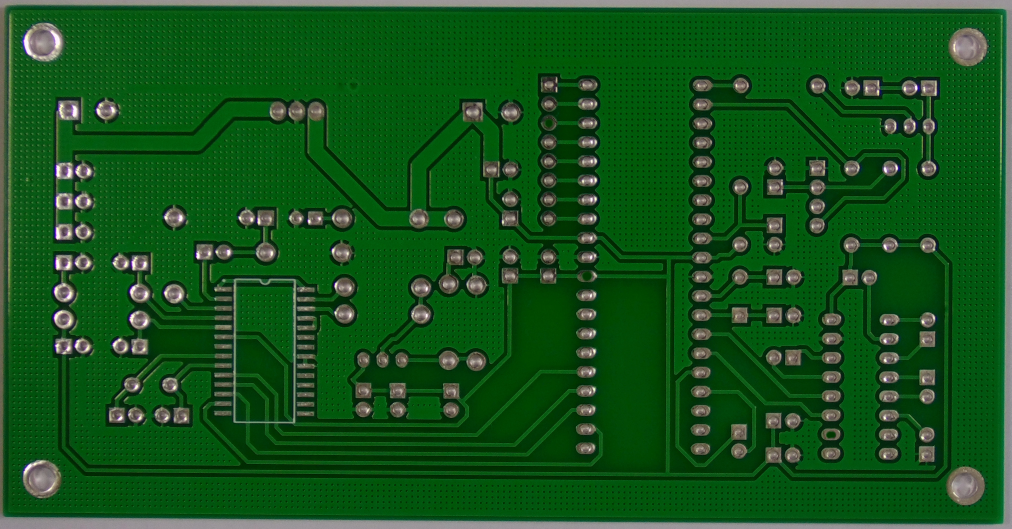
#> input picture infosys_milestone1/template/0000.jpg, 3034 x 1586 px (shown at 1/3 size); its folder holds only this picture in this run
$ python roi_subtraction.py
#> lines starting #> are read from the running program, lines starting #| are printed output that depends on the picture; after the words box and inside, x2 and y2 are one past the last pixel; in counts of white or black regions, pixels touching at a corner belong together
#> further down, template is the input picture: shape (1586, 3034, 3); mean B, G, R 27.3, 83.6, 20.8
import cv2
import numpy as np
import os

TEMPLATE_DIR = "template"
TEST_DIR = "test"
OUTPUT_DIR = "output"

os.makedirs(OUTPUT_DIR, exist_ok=True)

# ----------------------------------
# 1. ALIGN IMAGES (important)
# ----------------------------------
def align_images(template, test):
    gray1 = cv2.cvtColor(template, cv2.COLOR_BGR2GRAY)
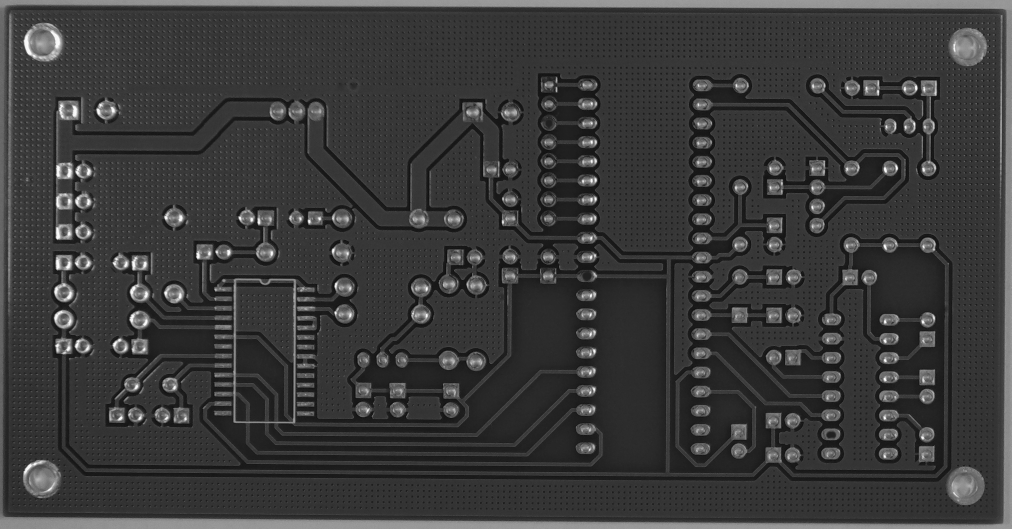
#> gray1: shape (1586, 3034) (shown at 1/3 size); min 5, max 255, mean 58.4
    gray2 = cv2.cvtColor(test, cv2.COLOR_BGR2GRAY)

    orb = cv2.ORB_create(4000)
    kp1, des1 = orb.detectAndCompute(gray1, None)
#> kp1 = 4000 keypoints; strongest (x, y, size): (592, 771, 77.1), (593, 773, 64.3), (170, 713, 64.3), (172, 713, 111.1)
    kp2, des2 = orb.detectAndCompute(gray2, None)
#> kp2 has the same summary as kp1

    matcher = cv2.BFMatcher(cv2.NORM_HAMMING, crossCheck=True)
    matches = matcher.match(des1, des2)
#> matches = 4000 matches
    matches = sorted(matches, key=lambda x: x.distance)[:200]
#> matches = 200 matches

    pts1 = np.float32([kp1[m.queryIdx].pt for m in matches]).reshape(-1,1,2)
#> pts1 = 200 rows, first 8: [2344, 570], [2770, 1203], [373, 1152], [2535, 836], [1669, 247], [169, 496], [2652, 504], [339, 1030]
    pts2 = np.float32([kp2[m.trainIdx].pt for m in matches]).reshape(-1,1,2)
#> pts2 has the same summary as pts1

    H, _ = cv2.findHomography(pts2, pts1, cv2.RANSAC, 5.0)
#> H = [[1, 1.14e-15, -1.68e-12], [-5.38e-17, 1, -1.52e-13], [-1.02e-19, 3.47e-19, 1]]
    aligned = cv2.warpPerspective(test, H, (template.shape[1], template.shape[0]))

    return aligned

# ----------------------------------
# 2. FIND PCB ROI (Contour Based)
# ----------------------------------
def extract_pcb_roi(image):
    gray = cv2.cvtColor(image, cv2.COLOR_BGR2GRAY)
    blur = cv2.GaussianBlur(gray, (5,5), 0)

    _, thresh = cv2.threshold(blur, 0, 255,
                              cv2.THRESH_BINARY + cv2.THRESH_OTSU)
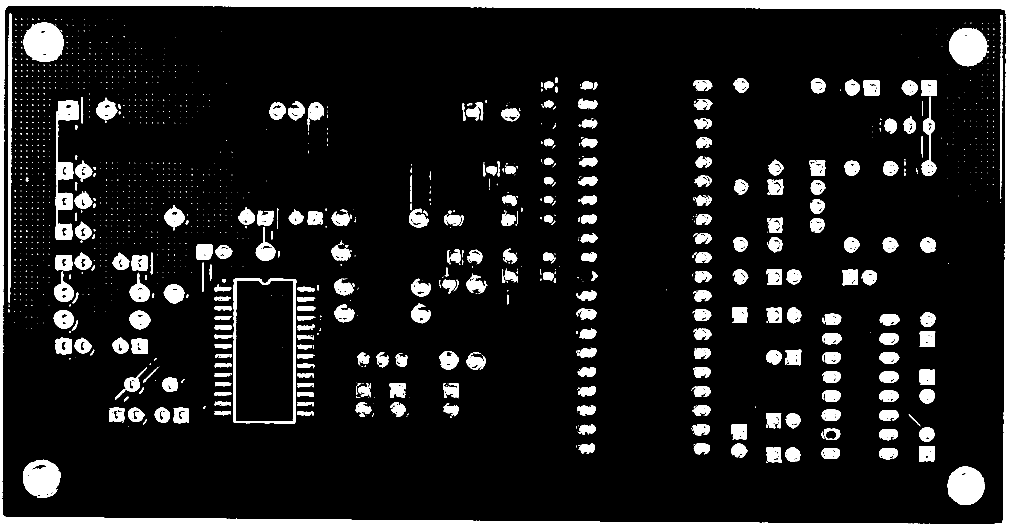
#> thresh: shape (1586, 3034) (shown at 1/3 size); 10.9% white; 1473 white regions (1121 under 20 px), largest, box (x1, y1, x2, y2) and area: (0, 0, 3034, 1586) 183257, (70, 68, 191, 185) 11039, (166, 302, 237, 720) 10928

    contours, _ = cv2.findContours(thresh, cv2.RETR_EXTERNAL,
                                   cv2.CHAIN_APPROX_SIMPLE)
#> contours = [[[0, 0], [0, 1585], [3033, 1585], [3033, 0]]]

    largest = max(contours, key=cv2.contourArea)
#> largest = [[0, 0], [0, 1585], [3033, 1585], [3033, 0]]

    mask = np.zeros_like(gray)
    cv2.drawContours(mask, [largest], -1, 255, -1)
#> mask: shape (1586, 3034); every value is 255

    roi = cv2.bitwise_and(image, image, mask=mask)
    return roi, mask

# ----------------------------------
# 3. ROI IMAGE SUBTRACTION
# ----------------------------------
def roi_subtract(template_roi, test_roi):
    diff = cv2.absdiff(template_roi, test_roi)
#> diff: shape (1586, 3034, 3); every value is 0
    gray = cv2.cvtColor(diff, cv2.COLOR_BGR2GRAY)
#> gray: shape (1586, 3034); every value is 0
    return gray

# ----------------------------------
# 4. THRESHOLD + CLEAN
# ----------------------------------
def get_defect_mask(diff):
    blur = cv2.GaussianBlur(diff, (5,5), 0)
    _, thresh = cv2.threshold(blur, 0, 255,
                              cv2.THRESH_BINARY + cv2.THRESH_OTSU)

    kernel = np.ones((3,3), np.uint8)
    clean = cv2.morphologyEx(thresh, cv2.MORPH_OPEN, kernel, iterations=2)
    clean = cv2.dilate(clean, kernel, iterations=1)

    return clean

# ----------------------------------
# 5. HIGHLIGHT DEFECTS
# ----------------------------------
def highlight(original, mask):
    result = original.copy()
    result[mask == 255] = [0,0,255]
    return result

# ----------------------------------
# MAIN LOOP
# ----------------------------------
for file in os.listdir(TEMPLATE_DIR):

    template_path = os.path.join(TEMPLATE_DIR, file)
    test_path = os.path.join(TEST_DIR, file)

    if not os.path.exists(test_path):
        continue

    template = cv2.imread(template_path)
    test = cv2.imread(test_path)

    test = cv2.resize(test, (template.shape[1], template.shape[0]))

    aligned = align_images(template, test)

    # Extract ROI from template (reference)
    template_roi, roi_mask = extract_pcb_roi(template)
    test_roi = cv2.bitwise_and(aligned, aligned, mask=roi_mask)

    diff = roi_subtract(template_roi, test_roi)
    defect_mask = get_defect_mask(diff)
    result = highlight(aligned, defect_mask)

    # Save outputs
    cv2.imwrite(f"{OUTPUT_DIR}/{file}_roi.png", template_roi)
    cv2.imwrite(f"{OUTPUT_DIR}/{file}_diff.png", diff)
    cv2.imwrite(f"{OUTPUT_DIR}/{file}_mask.png", defect_mask)
    cv2.imwrite(f"{OUTPUT_DIR}/{file}_result.png", result)

    print("Processed:", file)

print("ROI subtraction completed.")
